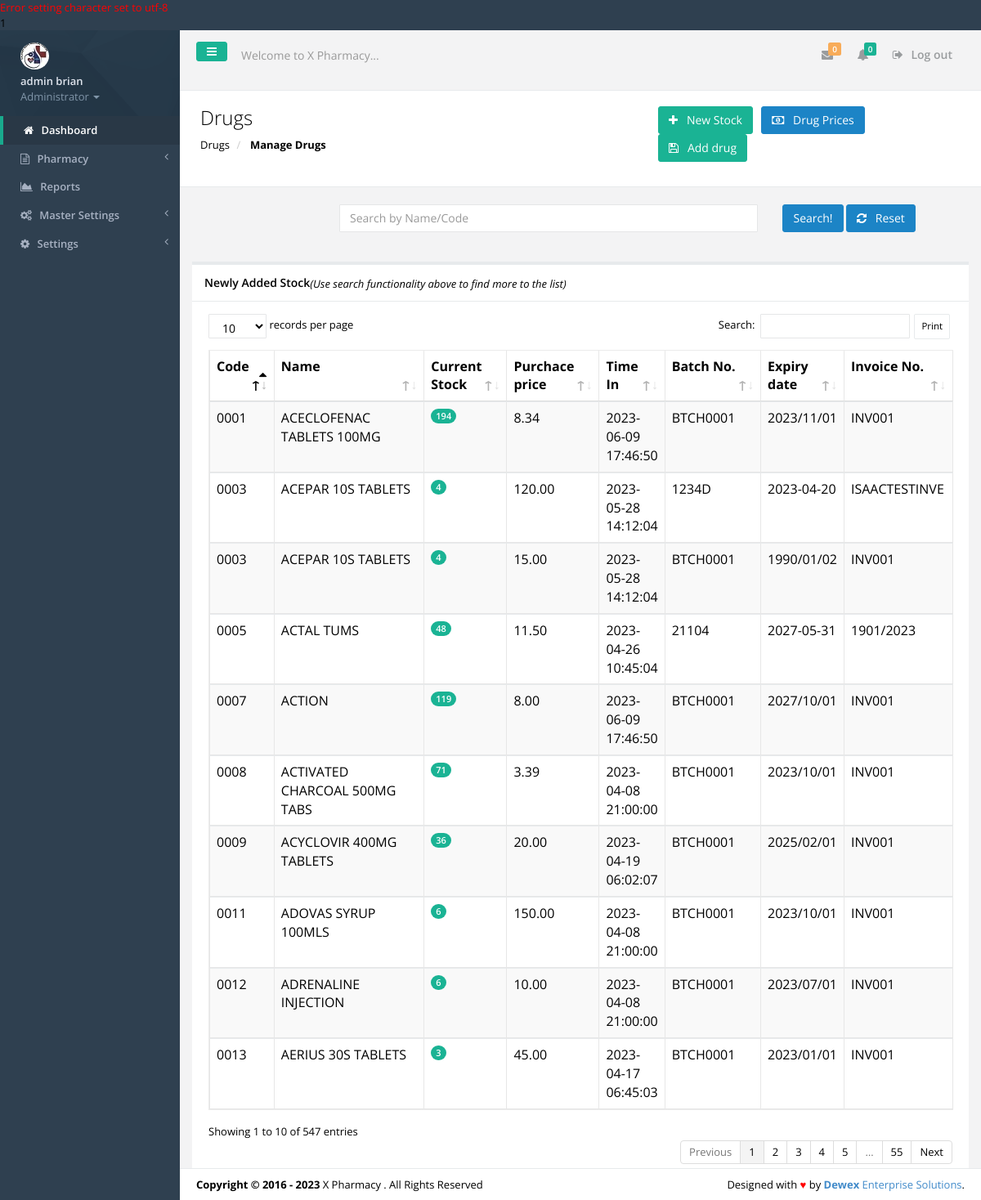
/drugs.php (signed in), run on the app's committed database.
### tables this page shows
CREATE TABLE IF NOT EXISTS `tbl_users` (
  `id` int(11) NOT NULL,
  `f_name` varchar(30) NOT NULL,
  `s_name` varchar(30) NOT NULL,
  `id_no` varchar(30) NOT NULL,
  `email` varchar(30) NOT NULL,
  `phone` varchar(15) NOT NULL,
  `password` varchar(200) NOT NULL,
  `user_l` varchar(50) NOT NULL,
  `profile_image` varchar(45) NOT NULL,
  `active` varchar(30) NOT NULL
);

CREATE TABLE IF NOT EXISTS `tbl_settings` (
  `settings_id` int(11) NOT NULL,
  `slogan` varchar(100) NOT NULL,
  `l_status` varchar(10) NOT NULL,
  `system_name` varchar(30) NOT NULL,
  `campaigner_name` varchar(30) NOT NULL,
  `campaigner_short_name` varchar(30) NOT NULL,
  `campaign_location` varchar(30) NOT NULL,
  `seat` varchar(30) NOT NULL,
  `inst_date` varchar(15) NOT NULL,
  `photo` varchar(30) NOT NULL,
  `photo_size` varchar(10) NOT NULL,
  `photo_type` varchar(20) NOT NULL,
  `custom_reply_msg` varchar(500) NOT NULL,
  `address` varchar(50) NOT NULL,
  `phone` varchar(30) NOT NULL,
  `email` varchar(30) NOT NULL
);

CREATE TABLE IF NOT EXISTS `tbl_inventory` (
  `inve_id` int(11) NOT NULL,
  `inve_drugcode` varchar(30) NOT NULL,
  `inve_drugname` varchar(255) NOT NULL,
  `inve_qty` varchar(100) NOT NULL,
  `inve_purchaseprice` decimal(19,2) DEFAULT NULL,
  `inve_time` timestamp NOT NULL DEFAULT CURRENT_TIMESTAMP ON UPDATE CURRENT_TIMESTAMP,
  `inve_batchno` varchar(30) NOT NULL,
  `inve_expirydate` varchar(30) NOT NULL,
  `inve_invoiceno` varchar(30) NOT NULL,
  `supplierid` varchar(55) NOT NULL
);

### includes/authenticate.php (called while the page is built, shortened)
<?php
require_once 'inc/auth.php';
$signedemail = $_SESSION['email'];
$adminDetails = mysqli_query($dbconnect,"SELECT * FROM tbl_users WHERE email='$signedemail'");
$dd = mysqli_fetch_assoc($adminDetails);
$sfname = $dd['f_name'];
$ssname = $dd['s_name'];
$user_l = $dd['user_l'];
?>

### inc/auth.php (called while the page is built, shortened)
<?php
include('config.php');
$dbhost = "localhost";
$dbuser = "root";
$dbpass = "";
$dbname = "hms_pharmacy_module";
$dbconnect = new mysqli($dbhost, $dbuser, $dbpass, $dbname);
$get_system_settings = mysqli_query($dbconnect,"SELECT * FROM tbl_settings LIMIT 1");
$smartC = mysqli_fetch_array($get_system_settings);
$smart_name = $smartC['system_name'];
?>

### drugs.php (the view, shortened to what this page needs)
<?php include('includes/authenticate.php'); ?>
<!DOCTYPE html>
<html>
<head>
    <?php include('includes/meta.php');?>
    <link href="css/plugins/dataTables/dataTables.bootstrap.css" rel="stylesheet">
    <link href="css/plugins/dataTables/dataTables.responsive.css" rel="stylesheet">
    <link href="css/plugins/dataTables/dataTables.tableTools.min.css" rel="stylesheet">
</head>
<body>
    <div id="wrapper">
	<?php include('includes/sidebar.php');?>
        <div id="page-wrapper" class="gray-bg">
        <div class="row border-bottom">
			<?php include('includes/top-nav.php'); ?>
        </div>
		<?php
		$getdrugs = mysqli_query($dbconnect, "SELECT * FROM tbl_inventory WHERE inve_qty>0 AND inve_purchaseprice>0 ORDER BY inve_expirydate DESC");
		$title='Newly Added Stock';
		?>
		<div class="row wrapper border-bottom white-bg page-heading">
			<div class="col-lg-7">
				<h2>Drugs</h2>
				<ol class="breadcrumb">
					<li>
						<a href="drugs.php">Drugs</a>
					</li>
					<li class="active">
						<strong>Manage Drugs</strong>
					</li>
				</ol>
			</div>
				<div class="col-lg-5">
				<p class="pull-right"><br>
				<span><a href="add-inventory.php"><button class="btn btn-primary" type="button"><i class="fa fa-plus"></i>&nbsp;&nbsp;<span class="bold"> New Stock</span></button></a></span> &nbsp;
				<span><a href="manage-prices.php"><button class="btn btn-success" type="button"><i class="fa fa-money"></i>&nbsp;&nbsp;<span class="bold"> Drug Prices</span></button></a></span> &nbsp;
				<span><a href="add-drugs.php"><button class="btn btn-primary" type="button"><i class="fa fa-save"></i>&nbsp;&nbsp;<span class="bold"> Add drug</span></button></a></span>
				</p>
				</div>
		</div>
        <div class="wrapper wrapper-content">
		<form method="POST">
				<form role="form" method="post">
					<div class="col-sm-12">
					</div>
				<div class="col-sm-2">
				</div>
				<div class="col-sm-7">
					<input type="text" name="searchterm" required placeholder="Search by Name/Code" class="form-control"/>
				</div>
				<div class="col-sm-3">
					<button name="new-search" class="btn btn-success" type="submit">Search!</button>
					<span><a href="drugs.php"><button class="btn btn-success" type="button"><i class="fa fa-refresh"></i>&nbsp;&nbsp;<span class="bold"> Reset</span></button></a></span>
				</div>
					</div>
				<div class="row">
                <div class="col-lg-12">
                <div class="ibox float-e-margins">
                    <div class="ibox-title">
                        <h5><?php echo $title;?></h5><i>(Use search functionality above to find more to the list)</i>
                    </div>
                    <div class="ibox-content">
					<table class="table table-striped table-bordered table-hover dataTables-example">
						<thead>
						<tr>
							<th>Code</th>
							<th>Name</th>
							<th>Current Stock</th>
							<th>Purchace price</th>
							<th>Time In</th>
							<th> Batch No.</th>
							<th>Expiry date</th>
							<th>Invoice No. </th>
						</tr>
						</thead>
						<tbody>
						<?php
						while($gac = mysqli_fetch_array($getdrugs)){
						$inve_drugcode = $gac['inve_drugcode'];
						$price =mysqli_query($dbconnect,"SELECT * FROM tbl_drug_prices p INNER JOIN tbl_drugs g ON p.drug_code=g.drugitem_code WHERE p.drug_code='$inve_drugcode'");
							$rrow = mysqli_fetch_array($price);
						$drugname = $rrow['brand_name'];
						$inve_stock = $gac['inve_qty'];
						$inve_price = $gac['inve_purchaseprice'];
						$inve_time = $gac['inve_time'];
						$inve_batch = $gac['inve_batchno'];
						$inve_expire = $gac['inve_expirydate'];
						$inve_invoice = $gac['inve_invoiceno'];
						?>
							<td><?php echo $inve_drugcode; ?></td>
							<td><?php echo $drugname; ?></td>
							<td><span class="badge badge-primary"><?php echo $inve_stock; ?></span></td>
							<td><?php echo $inve_price; ?></td>
							<td><?php echo $inve_time;?></td>
							<td><?php echo $inve_batch;?></td>
							<td><?php echo $inve_expire; ?></td>
							<td><?php echo $inve_invoice; ?></br>
						<?php
						}
						?>
						</tbody>
						</table>
                </div>
            </div>
            </div>
        </div>
		<?php include 'includes/footer.php'?>
    </div>
    </div>
</body>
</html>

### includes/sidebar.php (shortened to what this page needs)
<nav class="navbar-default navbar-static-side" role="navigation">
            <div class="sidebar-collapse">
                <ul class="nav" id="side-menu">
                    <li class="nav-header">
                        <div class="dropdown profile-element"> <span>
                            <img alt="image" class="img-circle" src="img/profile_small.jpg" />
                             </span>
                            <a data-toggle="dropdown" class="dropdown-toggle" href="#">
                            <span class="clear"> <span class="block m-t-xs"> <strong class="font-bold"><?php echo "$sfname $ssname";?></strong>
                             </span> <span class="text-muted text-xs block">Administrator <b class="caret"></b></span> </span> </a>
                        </div>
                    </li>
                    <li class="active">
                        <a href="index.php"><i class="fa fa-home"></i> <span class="nav-label">Dashboard</span></a>
                    </li>
					<?php
					if($user_l=='PHARMACY'||$user_l=='ADMINISTRATOR'){
					?>
					<li>
                        <a href="#"><i class="fa fa-file-text-o"></i> <span class="nav-label">Pharmacy </span><span class="fa arrow"></span></a>
                    </li>
					<?php
					}
					if($user_l=='ADMINISTRATOR'){
					?>
					 <li>
                        <a href="reports.php"><i class="fa fa-area-chart"></i> <span class="nav-label">Reports</a>
                    </li>
                    <li>
                        <a href="#"><i class="fa fa-cogs"></i> <span class="nav-label">Master Settings</span><span class="fa arrow"></span></a>
                    </li>
                    <li>
                        <a href="#"><i class="fa fa-gear"></i> <span class="nav-label"> Settings</span><span class="fa arrow"></span></a>
                    </li>
					<?php
					}
					?>
                </ul>
            </div>
        </nav>

### includes/top-nav.php (shortened to what this page needs)
<nav class="navbar navbar-static-top" role="navigation" style="margin-bottom: 0">
        <div class="navbar-header">
            <a class="navbar-minimalize minimalize-styl-2 btn btn-primary " href="#"><i class="fa fa-bars"></i> </a>
            <form role="search" class="navbar-form-custom" method="post" action="search_results.html">
                <div class="form-group">
                    <input type="text" placeholder="Welcome to <?php echo $smart_name; ?>..." class="form-control" name="top-search" id="top-search">
                </div>
            </form>
        </div>
            <ul class="nav navbar-top-links navbar-right">
                <li>
                    <a class="count-info" tooltip="Unread" href="#">
                        <i class="fa fa-envelope"></i>  <span class="label label-warning">0</span>
                    </a>
                </li>
                <li>
                    <a class="count-info" data-toggle="dropdowhn" tooltip="Marked Important" href="#">
                        <i class="fa fa-bell"></i>  <span class="label label-primary">0</span>
                    </a>
                 </li>
				<li>
                    <a href="logout.php?logout">
                        <i class="fa fa-sign-out"></i> Log out
                    </a>
                </li>
            </ul>
	</nav>

### includes/footer.php
<div class="footer">
    <div class="pull-right">
        Designed with <span style="color:red">&hearts;</span> by <a href="mailto: isaacwex@gmail.com tel:0729522550" target="_blank" title="We're Dewex Enterprise Solutions" target="_blank" rel="dofollow"><strong>Dewex</strong> Enterprise Solutions</a>.
    </div>
    <div>
        <strong>Copyright &copy; 2016 - <?php echo date('Y'); ?></strong> <?php echo $smart_name; ?> . All Rights Reserved
    </div>
</div>

### data on the page
tbl_users: f_name "admin", s_name "brian"
tbl_settings: top-search "Welcome to X Pharmacy...", system_name "X Pharmacy"
tbl_inventory: inve_drugcode "0007", drugname "ACTION", inve_qty "119", inve_purchaseprice "8.00", inve_time "2023-06-09 17:46:50", inve_batchno "BTCH0001", inve_expirydate "2027/10/01", inve_invoiceno "INV001"
tbl_inventory: inve_drugcode "0005", drugname "ACTAL TUMS", inve_qty "48", inve_purchaseprice "11.50", inve_time "2023-04-26 10:45:04", inve_batchno "21104", inve_expirydate "2027-05-31", inve_invoiceno "1901/2023"
tbl_inventory: inve_drugcode "0009", drugname "ACYCLOVIR 400MG TABLETS", inve_qty "36", inve_purchaseprice "20.00", inve_time "2023-04-19 06:02:07", inve_batchno "BTCH0001", inve_expirydate "2025/02/01", inve_invoiceno "INV001"
tbl_inventory: inve_drugcode "0001", drugname "ACECLOFENAC TABLETS 100MG", inve_qty "194", inve_purchaseprice "8.34", inve_time "2023-06-09 17:46:50", inve_batchno "BTCH0001", inve_expirydate "2023/11/01", inve_invoiceno "INV001"
tbl_inventory: inve_drugcode "0011", drugname "ADOVAS SYRUP 100MLS", inve_qty "6", inve_purchaseprice "150.00", inve_time "2023-04-08 21:00:00", inve_batchno "BTCH0001", inve_expirydate "2023/10/01", inve_invoiceno "INV001"
tbl_inventory: inve_drugcode "0008", drugname "ACTIVATED CHARCOAL 500MG TABS", inve_qty "71", inve_purchaseprice "3.39", inve_time "2023-04-08 21:00:00", inve_batchno "BTCH0001", inve_expirydate "2023/10/01", inve_invoiceno "INV001"
tbl_inventory: inve_drugcode "0012", drugname "ADRENALINE INJECTION", inve_qty "6", inve_purchaseprice "10.00", inve_time "2023-04-08 21:00:00", inve_batchno "BTCH0001", inve_expirydate "2023/07/01", inve_invoiceno "INV001"
tbl_inventory: inve_drugcode "0013", drugname "AERIUS 30S TABLETS", inve_qty "3", inve_purchaseprice "45.00", inve_time "2023-04-17 06:45:03", inve_batchno "BTCH0001", inve_expirydate "2023/01/01", inve_invoiceno "INV001"
tbl_inventory: inve_drugcode "0003", drugname "ACEPAR 10S TABLETS", inve_qty "4", inve_purchaseprice "120.00", inve_time "2023-05-28 14:12:04", inve_batchno "1234D", inve_expirydate "2023-04-20", inve_invoiceno "ISAACTESTINVE"
tbl_inventory: inve_drugcode "0003", drugname "ACEPAR 10S TABLETS", inve_qty "4", inve_purchaseprice "15.00", inve_time "2023-05-28 14:12:04", inve_batchno "BTCH0001", inve_expirydate "1990/01/02", inve_invoiceno "INV001"

### other printed values
$dbconnect->error() "1"
$title "Newly Added Stock"
